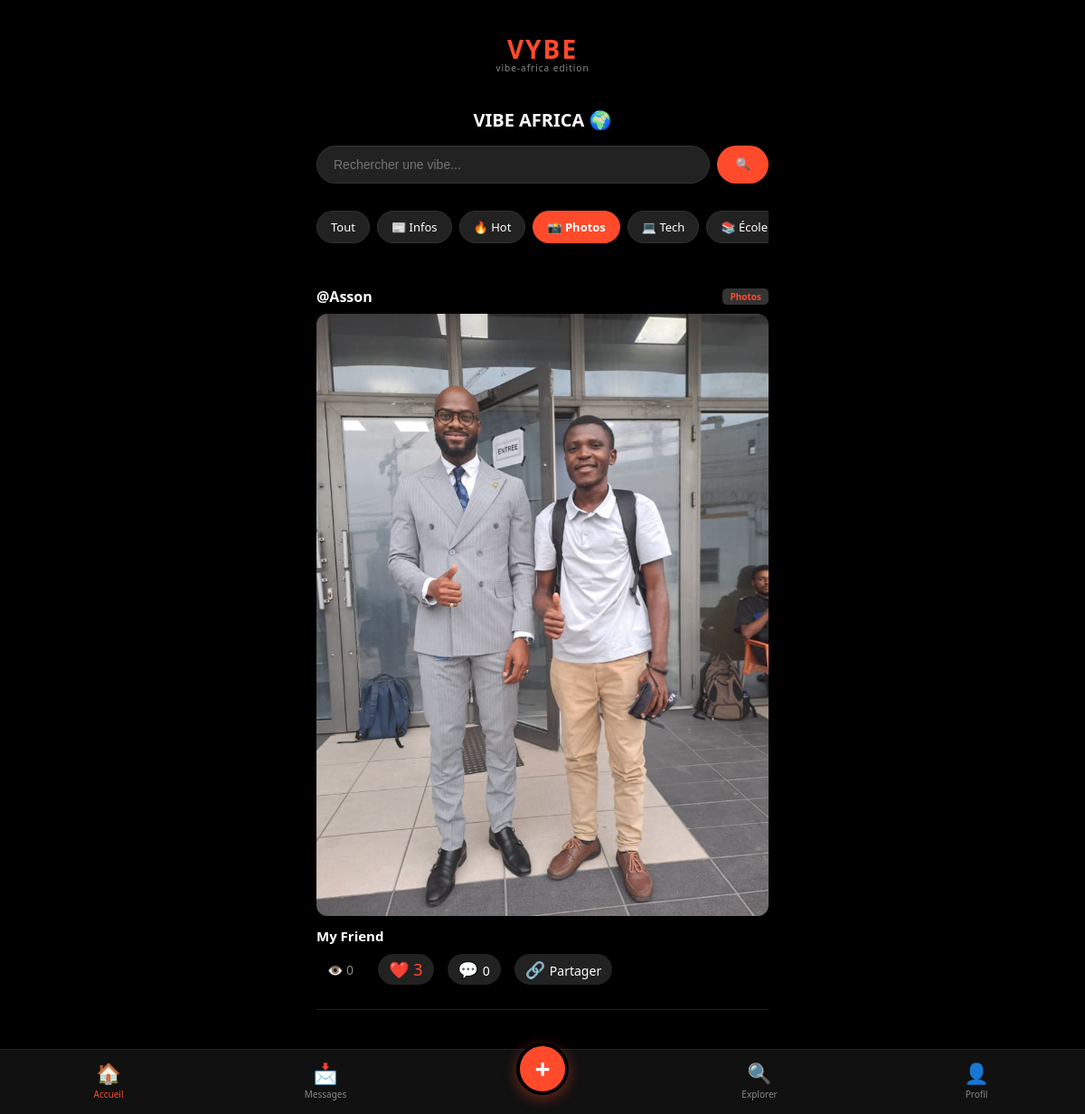
/dashboard?category=Photos (signed in), run on the app's committed database.
### app.py (models this page shows)
class Video(db.Model):
    id = db.Column(db.Integer, primary_key=True)
    title = db.Column(db.String(100))
    filename = db.Column(db.String(100))
    category = db.Column(db.String(50), nullable=False, default='Autres')
    user_id = db.Column(db.Integer, db.ForeignKey('user.id'), nullable=False)
    likes = db.relationship('Like', backref='video', lazy=True)
    views = db.Column(db.Integer, default=0)
    created_at = db.Column(db.DateTime, default=datetime.utcnow)

class User(db.Model):
    id = db.Column(db.Integer, primary_key=True)
    username = db.Column(db.String(50), unique=True, nullable=False)
    password = db.Column(db.String(100), nullable=False)
    bio = db.Column(db.String(200), default="Salut, je suis sur VIBE AFRICA !")
    google_id = db.Column(db.String(100), unique=True, nullable=True)
    phone = db.Column(db.String(20), nullable=True) # NOUVEAU : Numéro de téléphone pour les contacts
    Video = db.relationship('Video', backref='author', lazy=True)
    following = db.relationship(
        'User', secondary=followers,
        primaryjoin=(followers.c.follower_id == id),
        secondaryjoin=(followers.c.followed_id == id),
        backref=db.backref('followers', lazy='dynamic'), lazy='dynamic'
    )

### app.py (the view)
@app.route('/dashboard')
def dashboard():
    if 'username' not in session:
        return redirect(url_for('login'))
    selected_category = request.args.get('category')
    search_query = request.args.get('q')
    query = Video.query
    if selected_category:
        query = query.filter_by(category=selected_category)
    if search_query:
        query = query.filter(Video.title.ilike(f"%{search_query}%"))
    videos = query.order_by(Video.created_at.desc()).all()
    def get_pending_requests():
        requests = FriendRequest.query.filter_by(receiver_id=session['user_id'], status='pending').all()
        for req in requests:
            sender = User.query.get(req.sender_id)
            if sender:
                req.sender_name = sender.username
        return requests
    return render_template('dashboard.html',
                           videos=videos,
                           get_pending_requests=get_pending_requests,
                           selected_category=selected_category,
                           search_query=search_query)

### templates/dashboard.html (shortened to what this page needs)
{% extends "base.html" %}
{% block content %}
<div class="feed-container">
    <h2 style="text-align: center; margin-bottom: 15px; font-size: 20px;">VIBE AFRICA 🌍</h2>
    <form action="{{ url_for('dashboard') }}" method="GET" class="search-container">
        <input type="text" name="q" class="search-input" value="{{ search_query or '' }}" placeholder="Rechercher une vibe...">
        <button type="submit" class="search-btn">🔍</button>
    </form>
    <div class="category-bar">
        <a href="{{ url_for('dashboard') }}" class="cat-item {% if not selected_category %}active{% endif %}">Tout</a>
        <a href="{{ url_for('dashboard', category='Infos') }}" class="cat-item {% if selected_category == 'Infos' %}active{% endif %}">📰 Infos</a>
        <a href="{{ url_for('dashboard', category='Hot') }}" class="cat-item {% if selected_category == 'Hot' %}active{% endif %}">🔥 Hot</a>
        <a href="{{ url_for('dashboard', category='Photos') }}" class="cat-item {% if selected_category == 'Photos' %}active{% endif %}">📸 Photos</a>
        <a href="{{ url_for('dashboard', category='Tech') }}" class="cat-item {% if selected_category == 'Tech' %}active{% endif %}">💻 Tech</a>
        <a href="{{ url_for('dashboard', category='Education') }}" class="cat-item {% if selected_category == 'Education' %}active{% endif %}">📚 École</a>
    </div>
    {% set pending_requests = get_pending_requests() %}
    {% for video in videos %}
    <div class="vibe-card">
        <div class="vibe-header">
            <a href="{{ url_for('profile', username=video.author.username) }}" style="color: white; text-decoration: none;">
                @{{ video.author.username }}
            </a>
            <span class="vibe-badge">{{ video.category }}</span>
        </div>
        {% if video.category == 'Photos' %}
            <img src="{{ url_for('static', filename='uploads/' + video.filename) }}" class="vibe-media" alt="{{ video.title }}">
        {% else %}
            <video class="vibe-media" controls preload="metadata">
                <source src="{{ url_for('static', filename='uploads/' + video.filename) }}" type="video/mp4">
            </video>
        {% endif %}
        <div class="vibe-footer">
            <span class="vibe-title"><strong>{{ video.title }}</strong></span>
            <div class="vibe-actions">
                <div class="action-link view-count-box">
                    👁️ <span id="view-count-{{ video.id }}">{{ video.views or 0 }}</span>
                </div>
                <a href="{{ url_for('like_video', video_id=video.id) }}" class="action-link" style="color: #ff4b2b;">
                    ❤️ {{ video.likes|length }}
                </a>
                <div class="action-link" onclick="toggleComments('{{ video.id }}')">
                    💬 <span style="font-size: 14px;">{{ video.comments|length }}</span>
                </div>
                <div class="action-link" onclick="copyLink('{{ video.id }}')">
                    🔗 <span style="font-size: 14px;">Partager</span>
                </div>
            </div>
        </div>
    </div>
    {% else %}
        <div style="text-align: center; color: #666; padding: 60px 20px;">
            <p>Rien à voir ici pour l'instant. 🎥📸</p>
            <a href="{{ url_for('upload_video') }}" style="color: #ff4b2b; text-decoration: none; font-weight: bold;">Partage ta première vibe !</a>
        </div>
    {% endfor %}
</div>
{% endblock %}

### templates/base.html (style rules this page uses)
body { font-family: 'Segoe UI', Tahoma, Geneva, Verdana, sans-serif; background: #000; color: white; margin: 0; padding-bottom: 90px; }

### templates/dashboard.html (style rules this page uses)
.search-container { margin-bottom: 20px; display: flex; gap: 8px; }
.search-input { flex: 1; background: #222; border: 1px solid #333; color: white; padding: 12px 18px; border-radius: 25px; font-size: 14px; outline: none; transition: border-color 0.3s; }
.search-btn { background: #ff4b2b; border: none; color: white; padding: 0 20px; border-radius: 25px; cursor: pointer; font-weight: bold; }
.category-bar { display: flex; overflow-x: auto; white-space: nowrap; padding: 10px 0; margin-bottom: 15px; scrollbar-width: none; }
.cat-item { background: #222; color: white; padding: 8px 15px; border-radius: 20px; margin-right: 8px; text-decoration: none; font-size: 13px; border: 1px solid #333; transition: 0.3s; }
.cat-item.active { background: #ff4b2b; border-color: #ff4b2b; font-weight: bold; }
.vibe-card { border-bottom: 1px solid #222; padding: 15px 0; margin-bottom: 10px; }
.vibe-header { padding: 8px 0; font-weight: bold; display: flex; align-items: center; justify-content: space-between; }
.vibe-badge { background: #333; color: #ff4b2b; font-size: 10px; padding: 2px 8px; border-radius: 5px; }
.vibe-media { width: 100%; border-radius: 12px; background: black; box-shadow: 0 4px 15px rgba(0,0,0,0.3); display: block; }
.vibe-footer { padding: 12px 0; }
.vibe-title { display: block; font-size: 15px; margin-bottom: 8px; }
.vibe-actions { display: flex; gap: 15px; margin-top: 10px; align-items: center; }
.action-link { text-decoration: none; font-size: 18px; color: white; background: #222; padding: 5px 12px; border-radius: 20px; cursor: pointer; transition: 0.2s; }
.view-count-box { background: transparent; color: #888; font-size: 14px; cursor: default; }

### data on the page
Video: author.username "Asson", category "Photos", filename (picture), title "My Friend", views "0", likes|length "3", comments|length "0"
